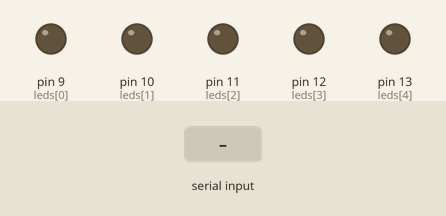
Simulated run of this sketch. Board: Arduino Uno, built with avr-gcc and run on an emulated ATmega328P. Shown: output pins drawn as LEDs (lit = HIGH). The test bench sets the inputs (shaded band).

Above: at 1.2 s.
1.3 s: "90,45\n" received over Serial
At 1.6 s:
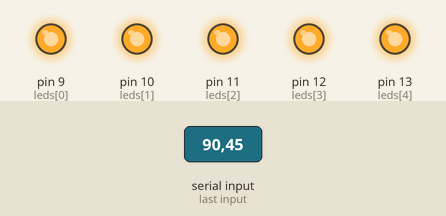
Timing chart, 0 to 4.3 s (numbered marks = the images above; inputs shaded):
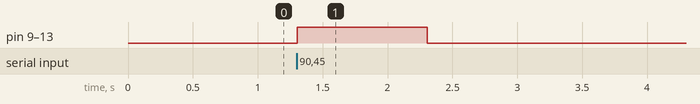

Measured:
- after the input at 1.3 s, pin 9 (leds[0]), pin 10 (leds[1]), pin 11 (leds[2]), pin 12 (leds[3]), pin 13 (leds[4]): LOW → HIGH at once, → LOW 1.0 s later

The sketch:

arduinoHand_couter2.ino
```cpp
int leds[] = {9, 10, 11, 12, 13};

void setup() {
  Serial.begin(9600);
  for (int i = 0; i < 5; i++) {
    pinMode(leds[i], OUTPUT);
  }
}

void loop() {
  if (Serial.available()) {
    int fingers = Serial.parseInt();

    for (int i = 0; i < 5; i++) {
      digitalWrite(leds[i], i < fingers ? HIGH : LOW);
    }
  }
}
```
